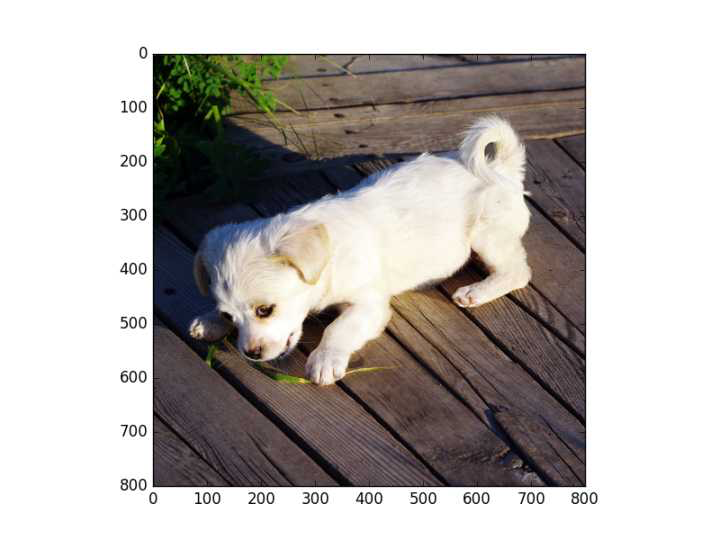
#> input picture little_white_dog.png, 720 x 540 px
$ python matplotlib_2d_image.py   (Python 2 division)
#> lines starting #> are read from the running program, lines starting #| are printed output that depends on the picture
#> further down, img3 is the input picture: shape (540, 720, 3) float32; mean R, G, B 0.721, 0.704, 0.692
#coding:utf-8
import sys
sys.path.append("/usr/local/lib/python2.7/site-packages")
import matplotlib.pyplot as plt
import numpy as np
import matplotlib.image as mpimg
from PIL import Image

def rgb2gray(rgb):

    r, g, b = rgb[:,:,0], rgb[:,:,1], rgb[:,:,2]
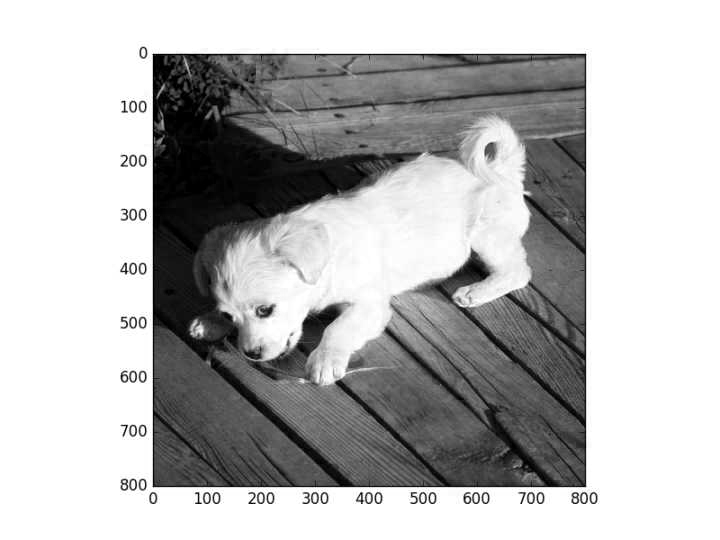
#> r: shape (540, 720) float32; min 0, max 1, mean 0.721
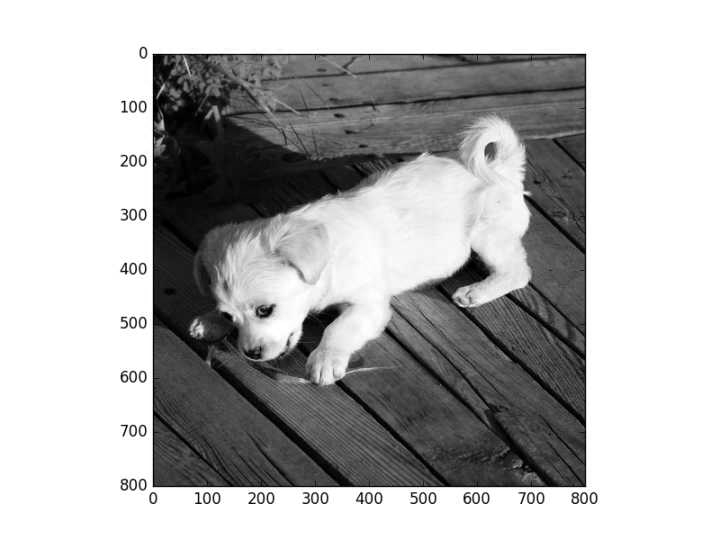
#> g: shape (540, 720) float32; min 0, max 1, mean 0.704
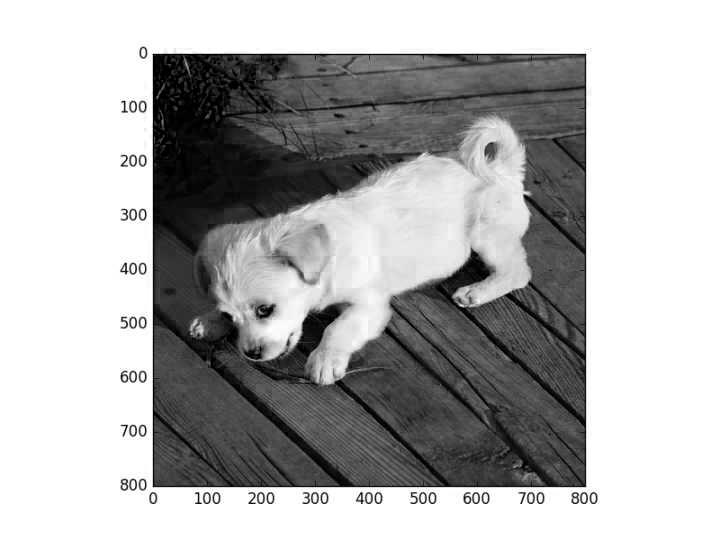
#> b: shape (540, 720) float32; min 0, max 1, mean 0.692
    gray = 0.2989 * r + 0.5870 * g + 0.1140 * b

    return gray
def rgb2gray2(rgb):
    return np.dot(rgb[...,:3], [0.299, 0.587, 0.114])

# 3D图标必须的模块，project='3d'的定义
from mpl_toolkits.mplot3d import Axes3D

np.random.seed(42)

n_grids = 51        	# x-y平面的格点数
c = n_grids / 2     	# 中心位置
nf = 2              	# 低频成分的个数

# 生成格点
x = np.linspace(0, 1, n_grids)
y = np.linspace(0, 1, n_grids)

# x和y是长度为n_grids的array
# meshgrid会把x和y组合成n_grids*n_grids的array，X和Y对应位置就是所有格点的坐标
X, Y = np.meshgrid(x, y)

# 生成一个0值的傅里叶谱
spectrum = np.zeros((n_grids, n_grids), dtype=np.complex)

# 生成一段噪音，长度是(2*nf+1)**2/2
noise = [np.complex(x, y) for x, y in np.random.uniform(-1,1,((2*nf+1)**2/2, 2))]

# 傅里叶频谱的每一项和其共轭关于中心对称
noisy_block = np.concatenate((noise, [0j], np.conjugate(noise[::-1])))

# 将生成的频谱作为低频成分
spectrum[c-nf:c+nf+1, c-nf:c+nf+1] = noisy_block.reshape((2*nf+1, 2*nf+1))

# 进行反傅里叶变换
Z = np.real(np.fft.ifft2(np.fft.ifftshift(spectrum)))

# 读取一张小白狗的照片并显示
plt.figure('A Little White Dog')
# [5 lines of commented-out code are left out]

img3 = mpimg.imread('little_white_dog.png')
gray = rgb2gray(img3)
plt.imshow(gray, cmap = plt.get_cmap('gray'))


# Z是上小节生成的随机图案，img0就是Z，img1是Z做了个简单的变换
img0 = Z
img1 = 3*Z + 4

# cmap指定为'gray'用来显示灰度图
fig = plt.figure('Auto Normalized Visualization')
ax0 = fig.add_subplot(121)
ax0.imshow(img0, cmap='gray')

ax1 = fig.add_subplot(122)
ax1.imshow(img1, cmap='gray')

plt.show()
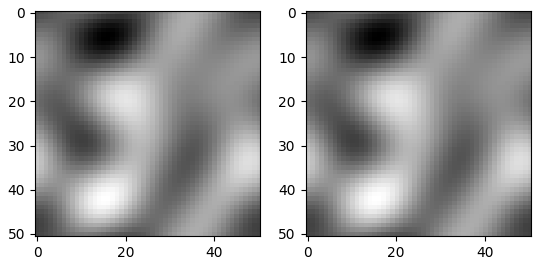
#> figure drawn by matplotlib, 2 panels
